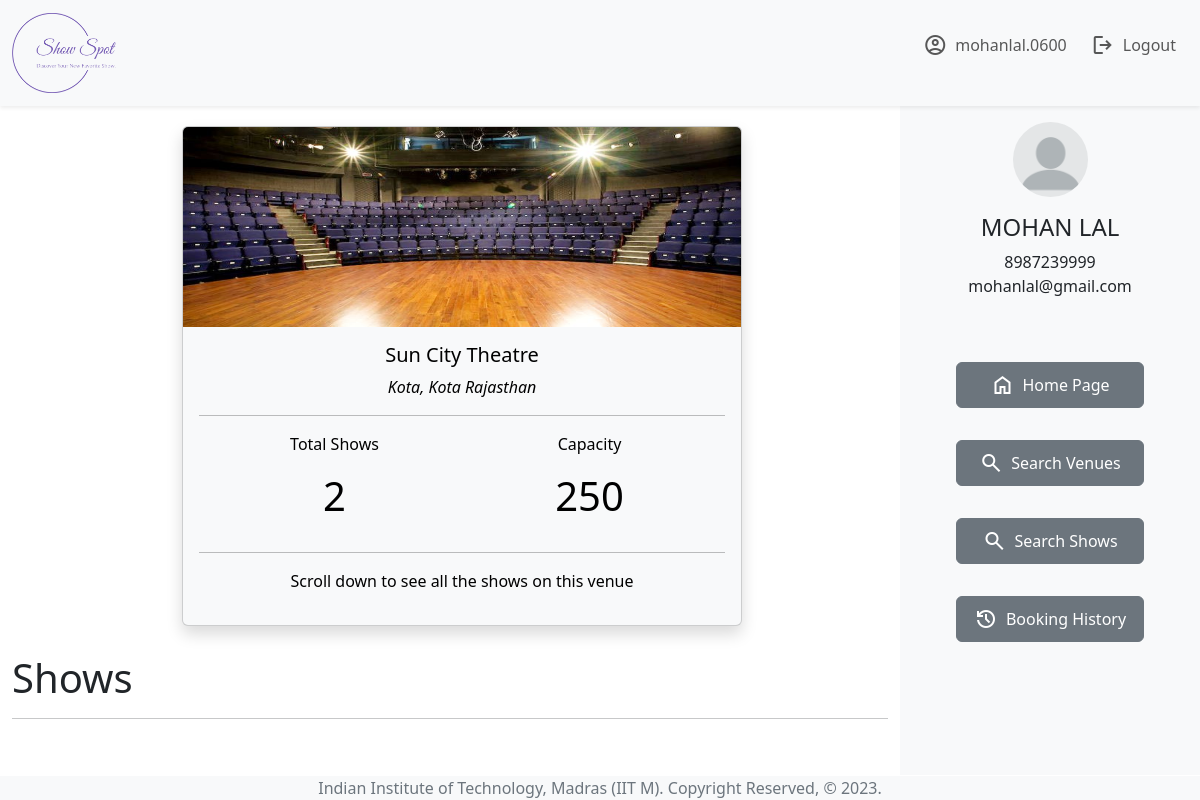
Page /venue_details/8 (signed in) on the committed database.
### applications/models.py (models this page shows, shortened)
class Admin(db.Model,UserMixin):
    user_id = db.Column(db.String,primary_key = True,nullable = False, unique = True)
    password = db.Column(db.String,nullable=False)
    name = db.Column(db.String)
    email_id = db.Column(db.String)
    phone_no = db.Column(db.Integer)
    venues = db.relationship("Venue", backref='admin')
    shows = db.relationship("Show",backref='admin')

class Venue(db.Model):
    venue_id = db.Column(db.Integer,primary_key = True, nullable = False,unique = True, autoincrement = True)
    venue_name = db.Column(db.String,nullable = False)
    location = db.Column(db.String,nullable = False)
    address = db.Column(db.String)
    capacity = db.Column(db.String)
    admin_id = db.Column(db.String,db.ForeignKey('admin.user_id'))
    venue_img_url = db.Column(db.String)
    shows = db.relationship("Show",backref='venues')

### applications/user_controller.py (the view)
@app.route('/venue_details/<int:venue_id>')
@login_required
def venue_details(venue_id):
    venue = Venue.query.filter_by(venue_id = venue_id).first()
    return render_template('venue_details.html',venue=venue,today=datetime.utcnow())

### applications/login.py (called while the page is built)
@login_manager.user_loader
def load_user(user_id):
    x =  User.query.get(user_id)
    if x==None:
        x = Admin.query.get(user_id)
    return x

### templates/venue_details.html (shortened to what this page needs)
{% extends 'user_base.html' %}
{% block main %}
<div class="row justify-content-center">
    <div class="col-8 justify-content-center">
        <div class="d-flex flex-wrap flex-column p-1 m-2 justify-content-center">
            <div class="card text-bg-light m-2 shadow" style="width: 35rem;">
                {% if venue.venue_img_url %}
                <img src={{ url_for('static',filename='images/venue_img/' + venue.venue_img_url.split("\\")[-1]) }}
                    class="card-img-top" alt="Venue Image" height="200rem">
                {% else %}
                <img src={{ url_for('static',filename='images/venue_img/dummy.jpg' ) }} class="card-img-top"
                    alt="Venue Image" height="200rem">
                {% endif %}
                <div class="card-body">
                    <div>
                        <h5 class="card-title text-center">{{ venue.venue_name }}</h5>
                        <address class="text-center card-text"><em>{{ venue.location }}, {{ venue.address }}</em>
                        </address>
                    </div>
                    <hr>
                    <div class="row m-2">
                        <div class="col-6 justify-content-center">
                            <p class="text-center">Total Shows </p>
                            <p class="display-6 text-center">{{ venue.shows | length() }}</p>
                        </div>
                        <div class="col-6 justify-content-center">
                            <p class="text-center">Capacity</p>
                            <p class="display-6 text-center">{{ venue.capacity }}</p>
                        </div>
                    </div>
                    <hr>
                    <div>
                        <p class="text-center"> Scroll down to see all the shows on this venue</p>
                    </div>
                </div>
            </div>
        </div>
    </div>
    <div class="m-2">
        <span class="display-6">Shows</span>
        <hr>
    </div>
    <div class="row m-1 justify-content-center">
        <div class="col-8 m-2 d-flex flex-wrap flex-column p-1 justify-content-center">
        </div>
    </div>
</div>
{% endblock main %}

### templates/user_base.html (shortened to what this page needs)
{% extends 'base.html' %}
{% block head %}
{{ super() }}
{% endblock head %}
{% block navbar_content %}
<a class="nav-link " href={{ url_for('user_home') }}>
    <div class="d-flex justify-content-center">
        <span class="material-symbols-outlined p-1">
        </span>
        <p class="p-1">
            {{ current_user.user_id }}
        </p>
    </div>
</a>
<a class="nav-link justify-content-center" href = {{ url_for('user_logout') }}>
    <div class="d-flex justify-content-center">
        <span class="material-symbols-outlined p-1">
        </span>
        <span class="p-1">Logout</span>
    </div>
</a>
{% endblock navbar_content %}
{% block body%}
<div class="container-fluid">
    <div class="row">
        <div class="col-9 justify-content-center">
            {% block main %}  {% endblock %}
        </div>
        <div class="col-3 justify-content-center bg-body-tertiary">
            <div class='row justify-content-center m-3'>
                <div class="col d-flex flex-column">
                    <img  class='rounded-circle align-self-center ' src = {{ url_for('static',filename='images/blank-profile-picture.png')}} width = 75rem>
                    <span class = 'h4 mt-2 pt-2 align-self-center'>{{ current_user.name | upper }}</span>
                    <span class = 'align-self-center'>{{ current_user.phone_no }}</span>
                    <span class="align-self-center">{{ current_user.email_id }}</span>
                </div>
            </div>
            <div class="row justify-content-center m-3">
                <div class="col d-flex flex-column">
                    <a class="btn btn-secondary m-3" href={{ url_for('user_home') }}>
                        <div class="d-flex justify-content-center">
                            <span class="material-symbols-outlined p-1">
                            </span>
                            <span class="p-1">Home Page</span>
                        </div>
                    </a>
                    <a class="btn btn-secondary m-3" href= {{ url_for('search_venues') }}>
                        <div class="d-flex justify-content-center">
                            <span class="material-symbols-outlined p-1">
                            </span>
                            <span class="p-1">Search Venues</span>
                        </div>
                    </a>
                    <a class="btn btn-secondary m-3" href={{ url_for('search_shows') }}>
                        <div class="d-flex justify-content-center">
                            <span class="material-symbols-outlined p-1">
                            </span>
                            <span class="p-1">Search Shows</span>
                        </div>
                    </a>
                    <a class="btn btn-secondary m-3" href={{ url_for('booking_history') }}>
                        <div class="d-flex justify-content-center">
                            <span class="material-symbols-outlined p-1">
                            </span>
                            <span class="p-1">Booking History</span>
                        </div>
                    </a>
                </div>
            </div>
        </div>
    </div>
</div>
{% endblock body %}

### templates/base.html (shortened to what this page needs)
<!DOCTYPE html>
<html lang="en">
<head>
    {% block head %}
    <link href="https://cdn.jsdelivr.net/npm/bootstrap@5.3.0-alpha1/dist/css/bootstrap.min.css" rel="stylesheet">
    {% endblock head %}
</head>
<body>
    <nav class="navbar navbar-expand-lg  bg-body-tertiary shadow-sm">
        <div class="container-fluid">
            <a class="navbar-brand" href={{ url_for('index') }} >
                <img src={{ url_for("static",filename="images/logo/logo-no-background.png") }} , alt="ShowSpot", height="80rem">
            </a>
            <div class="navbar-nav">
                <div class="collapse navbar-collapse" id="navbarSupportedContent">
                    <div class="navbar-nav me-auto mb-2 mb-lg-0">
                        {% block navbar_content %}{% endblock navbar_content %}
                    </div>
                </div>
            </div>
        </div>
    </nav>
    {% block body%} {% endblock body %}
    <div class="container-fluid fixed-bottom bg-body-tertiary text-center text-secondary align-middle">
        <span>Indian Institute of Technology, Madras (IIT M).</span>
        <span>Copyright Reserved, © 2023.</span>
    </div>
</body>
</html>

### rows in the picture
Admin: user_id "mohanlal.0600", name "MOHAN LAL", phone_no "8987239999", email_id "mohanlal@gmail.com"
Venue: venue_name "Sun City Theatre", location "Kota", address "Kota Rajasthan", capacity "250"

### other values in the picture
{{ venue.shows | length() }} "2"
